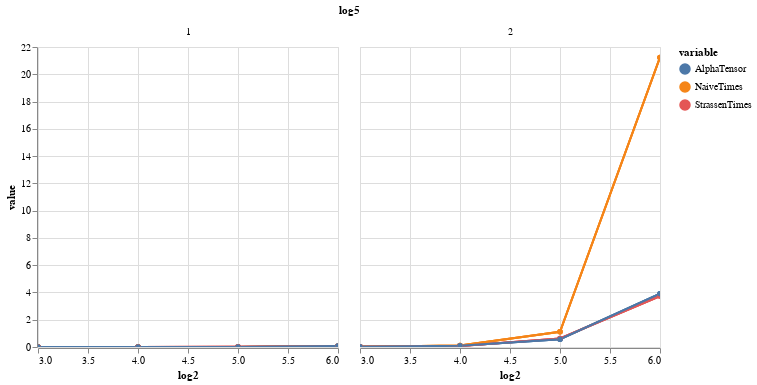

The code cell stored with this chart in its notebook:
### Markdown cell above
*log5*

### Code cell
naive = alt.Chart().mark_line(point=True).encode(
                x=alt.X('log2').scale(zero=False),
                y=alt.Y('value').scale(zero=False),
                color='variable:N'
        ).interactive()

strassen = alt.Chart().mark_line(point=True).encode(
                x=alt.X('log2').scale(zero=False),
                y=alt.Y('value').scale(zero=False),
                color='variable:N'
        ).interactive()

alpha = alt.Chart().mark_line(point=True).encode(
                x=alt.X('log2').scale(zero=False),
                y=alt.Y('value').scale(zero=False),
                color='variable:N'
        ).interactive()

fig = alt.layer(alpha, strassen, naive, data=df5).facet('log5:N')
fig

### Figure 1 — Vega-Lite specification as saved in the notebook (floating-point values rounded to 4 significant figures)
{"config": {"view": {"continuousWidth": 300, "continuousHeight": 300}}, "data": {"name": "data-0229d123a2e4d17cf271177d8abb5cd6"}, "facet": {"field": "log5", "type": "nominal"}, "spec": {"layer": [{"mark": {"type": "line", "point": true}, "encoding": {"color": {"field": "variable", "type": "nominal"}, "x": {"field": "log2", "scale": {"zero": false}, "type": "quantitative"}, "y": {"field": "value", "scale": {"zero": false}, "type": "quantitative"}}, "name": "view_20"}, {"mark": {"type": "line", "point": true}, "encoding": {"color": {"field": "variable", "type": "nominal"}, "x": {"field": "log2", "scale": {"zero": false}, "type": "quantitative"}, "y": {"field": "value", "scale": {"zero": false}, "type": "quantitative"}}, "name": "view_21"}, {"mark": {"type": "line", "point": true}, "encoding": {"color": {"field": "variable", "type": "nominal"}, "x": {"field": "log2", "scale": {"zero": false}, "type": "quantitative"}, "y": {"field": "value", "scale": {"zero": false}, "type": "quantitative"}}, "name": "view_22"}]}, "params": [{"name": "param_22", "select": {"type": "interval", "encodings": ["x", "y"]}, "bind": "scales", "views": ["view_20"]}, {"name": "param_21", "select": {"type": "interval", "encodings": ["x", "y"]}, "bind": "scales", "views": ["view_21"]}, {"name": "param_20", "select": {"type": "interval", "encodings": ["x", "y"]}, "bind": "scales", "views": ["view_22"]}], "$schema": "https://vega.github.io/schema/vega-lite/v5.16.3.json", "datasets": {"data-0229d123a2e4d17cf271177d8abb5cd6": [{"log5": 1, "log2": 3, "variable": "NaiveTimes", "value": 0.0}, {"log5": 2, "log2": 3, "variable": "NaiveTimes", "value": 0.01562}, {"log5": 1, "log2": 4, "variable": "NaiveTimes", "value": 0.0}, {"log5": 2, "log2": 4, "variable": "NaiveTimes", "value": 0.1158}, {"log5": 1, "log2": 5, "variable": "NaiveTimes", "value": 0.008085}, {"log5": 2, "log2": 5, "variable": "NaiveTimes", "value": 1.118}, {"log5": 1, "log2": 6, "variable": "NaiveTimes", "value": 0.06253}, {"log5": 2, "log2": 6, "variable": "NaiveTimes", "value": 21.24}, {"log5": 1, "log2": 3, "variable": "StrassenTimes", "value": 0.0}, {"log5": 2, "log2": 3, "variable": "StrassenTimes", "value": 0.01563}, {"log5": 1, "log2": 4, "variable": "StrassenTimes", "value": 0.0}, {"log5": 2, "log2": 4, "variable": "StrassenTimes", "value": 0.06905}, {"log5": 1, "log2": 5, "variable": "StrassenTimes", "value": 0.01011}, {"log5": 2, "log2": 5, "variable": "StrassenTimes", "value": 0.6261}, {"log5": 1, "log2": 6, "variable": "StrassenTimes", "value": 0.0534}, {"log5": 2, "log2": 6, "variable": "StrassenTimes", "value": 3.737}, {"log5": 1, "log2": 3, "variable": "AlphaTensor", "value": 0.001007}, {"log5": 2, "log2": 3, "variable": "AlphaTensor", "value": 0.01564}, {"log5": 1, "log2": 4, "variable": "AlphaTensor", "value": 0.0}, {"log5": 2, "log2": 4, "variable": "AlphaTensor", "value": 0.08668}, {"log5": 1, "log2": 5, "variable": "AlphaTensor", "value": 0.002048}, {"log5": 2, "log2": 5, "variable": "AlphaTensor", "value": 0.5745}, {"log5": 1, "log2": 6, "variable": "AlphaTensor", "value": 0.06903}, {"log5": 2, "log2": 6, "variable": "AlphaTensor", "value": 3.908}]}}
